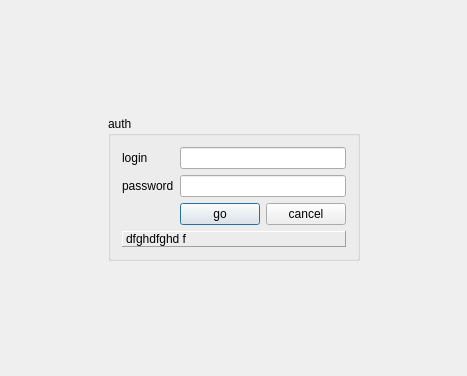
<?xml version="1.0" encoding="UTF-8"?>
<ui version="4.0">
 <class>LoginWidget</class>
 <widget class="QWidget" name="LoginWidget">
  <property name="geometry">
   <rect>
    <x>0</x>
    <y>0</y>
    <width>467</width>
    <height>376</height>
   </rect>
  </property>
  <property name="sizePolicy">
   <sizepolicy hsizetype="Minimum" vsizetype="Minimum">
    <horstretch>0</horstretch>
    <verstretch>0</verstretch>
   </sizepolicy>
  </property>
  <property name="minimumSize">
   <size>
    <width>0</width>
    <height>0</height>
   </size>
  </property>
  <property name="sizeIncrement">
   <size>
    <width>1</width>
    <height>1</height>
   </size>
  </property>
  <property name="windowTitle">
   <string>LoginWidget</string>
  </property>
  <layout class="QHBoxLayout" name="horizontalLayout">
   <item>
    <layout class="QHBoxLayout" name="horizontalLayout_root" stretch="1,0,1">
     <property name="spacing">
      <number>6</number>
     </property>
     <property name="sizeConstraint">
      <enum>QLayout::SetMinimumSize</enum>
     </property>
     <property name="margin">
      <number>0</number>
     </property>
     <item>
      <spacer name="horizontalSpacer">
       <property name="orientation">
        <enum>Qt::Horizontal</enum>
       </property>
       <property name="sizeHint" stdset="0">
        <size>
         <width>40</width>
         <height>20</height>
        </size>
       </property>
      </spacer>
     </item>
     <item>
      <layout class="QVBoxLayout" name="verticalLayout_root" stretch="1,0,1">
       <property name="sizeConstraint">
        <enum>QLayout::SetDefaultConstraint</enum>
       </property>
       <item>
        <spacer name="verticalSpacer">
         <property name="orientation">
          <enum>Qt::Vertical</enum>
         </property>
         <property name="sizeHint" stdset="0">
          <size>
           <width>20</width>
           <height>40</height>
          </size>
         </property>
        </spacer>
       </item>
       <item>
        <widget class="QGroupBox" name="groupBox">
         <property name="sizePolicy">
          <sizepolicy hsizetype="Minimum" vsizetype="Minimum">
           <horstretch>0</horstretch>
           <verstretch>0</verstretch>
          </sizepolicy>
         </property>
         <property name="title">
          <string>auth</string>
         </property>
         <property name="flat">
          <bool>false</bool>
         </property>
         <layout class="QVBoxLayout" name="verticalLayout">
          <property name="sizeConstraint">
           <enum>QLayout::SetMinimumSize</enum>
          </property>
          <item>
           <layout class="QFormLayout" name="formLayout">
            <property name="sizeConstraint">
             <enum>QLayout::SetMinimumSize</enum>
            </property>
            <property name="fieldGrowthPolicy">
             <enum>QFormLayout::AllNonFixedFieldsGrow</enum>
            </property>
            <item row="0" column="0">
             <widget class="QLabel" name="label_login">
              <property name="text">
               <string>login</string>
              </property>
             </widget>
            </item>
            <item row="0" column="1">
             <widget class="QLineEdit" name="lineEdit_login"/>
            </item>
            <item row="1" column="0">
             <widget class="QLabel" name="label_password">
              <property name="text">
               <string>password</string>
              </property>
             </widget>
            </item>
            <item row="1" column="1">
             <widget class="QLineEdit" name="lineEdit_password"/>
            </item>
            <item row="2" column="1">
             <layout class="QHBoxLayout" name="horizontalLayout_buttons">
              <item>
               <widget class="QPushButton" name="pushButton_go">
                <property name="text">
                 <string>go</string>
                </property>
                <property name="autoDefault">
                 <bool>false</bool>
                </property>
                <property name="default">
                 <bool>true</bool>
                </property>
                <property name="flat">
                 <bool>false</bool>
                </property>
               </widget>
              </item>
              <item>
               <widget class="QPushButton" name="pushButton_cancel">
                <property name="text">
                 <string>cancel</string>
                </property>
               </widget>
              </item>
             </layout>
            </item>
           </layout>
          </item>
          <item>
           <widget class="QLabel" name="label_error">
            <property name="enabled">
             <bool>true</bool>
            </property>
            <property name="sizePolicy">
             <sizepolicy hsizetype="Minimum" vsizetype="Minimum">
              <horstretch>0</horstretch>
              <verstretch>0</verstretch>
             </sizepolicy>
            </property>
            <property name="frameShape">
             <enum>QFrame::Panel</enum>
            </property>
            <property name="frameShadow">
             <enum>QFrame::Raised</enum>
            </property>
            <property name="lineWidth">
             <number>1</number>
            </property>
            <property name="text">
             <string>dfghdfghd f</string>
            </property>
            <property name="textFormat">
             <enum>Qt::AutoText</enum>
            </property>
            <property name="scaledContents">
             <bool>false</bool>
            </property>
            <property name="alignment">
             <set>Qt::AlignLeading|Qt::AlignLeft|Qt::AlignVCenter</set>
            </property>
            <property name="wordWrap">
             <bool>true</bool>
            </property>
            <property name="indent">
             <number>-1</number>
            </property>
           </widget>
          </item>
         </layout>
        </widget>
       </item>
       <item>
        <spacer name="verticalSpacer_2">
         <property name="orientation">
          <enum>Qt::Vertical</enum>
         </property>
         <property name="sizeHint" stdset="0">
          <size>
           <width>20</width>
           <height>40</height>
          </size>
         </property>
        </spacer>
       </item>
      </layout>
     </item>
     <item>
      <spacer name="horizontalSpacer_2">
       <property name="orientation">
        <enum>Qt::Horizontal</enum>
       </property>
       <property name="sizeHint" stdset="0">
        <size>
         <width>40</width>
         <height>20</height>
        </size>
       </property>
      </spacer>
     </item>
    </layout>
   </item>
  </layout>
 </widget>
 <layoutdefault spacing="6" margin="11"/>
 <resources/>
 <connections/>
</ui>
